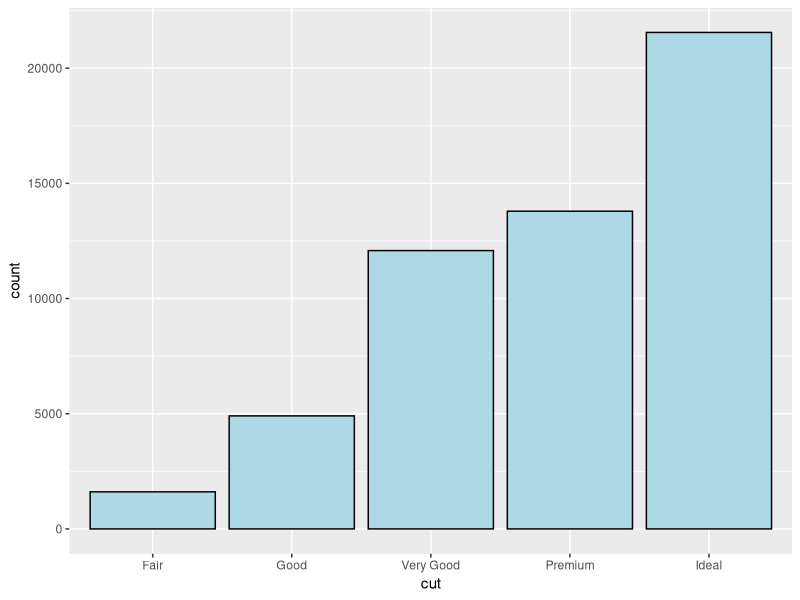
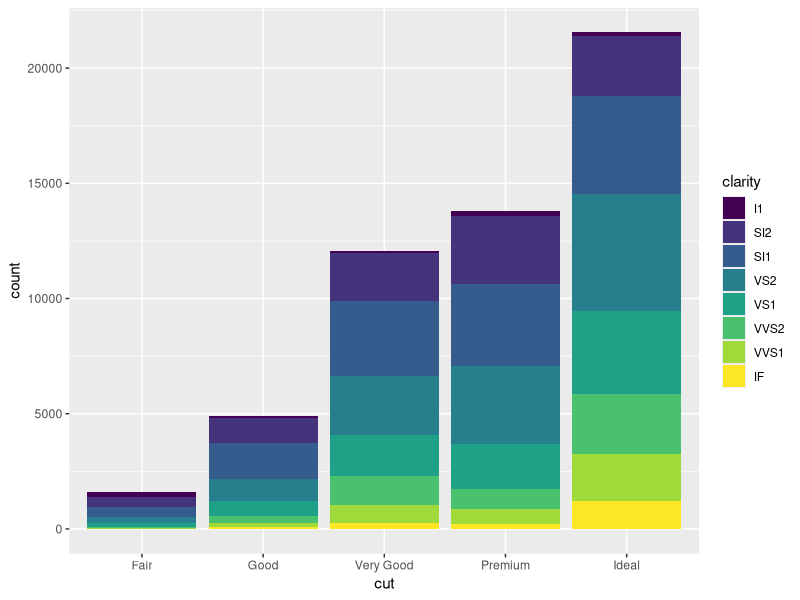
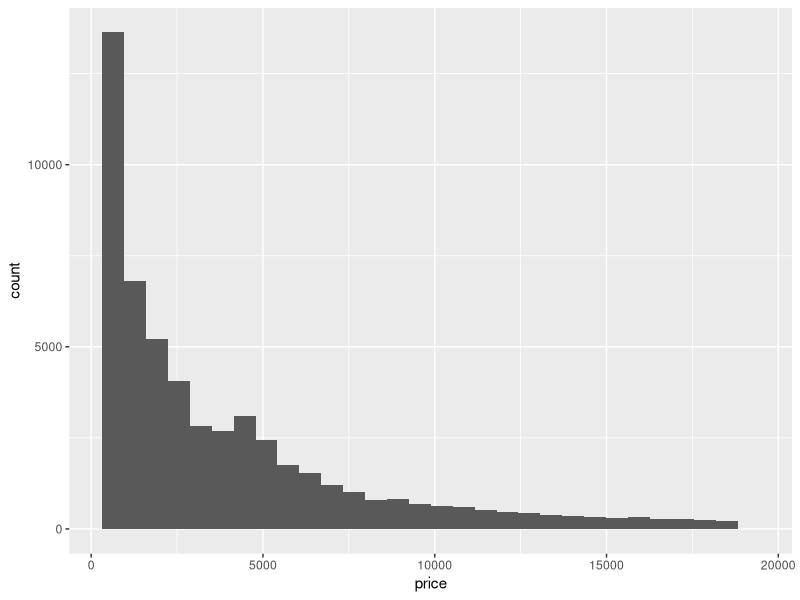
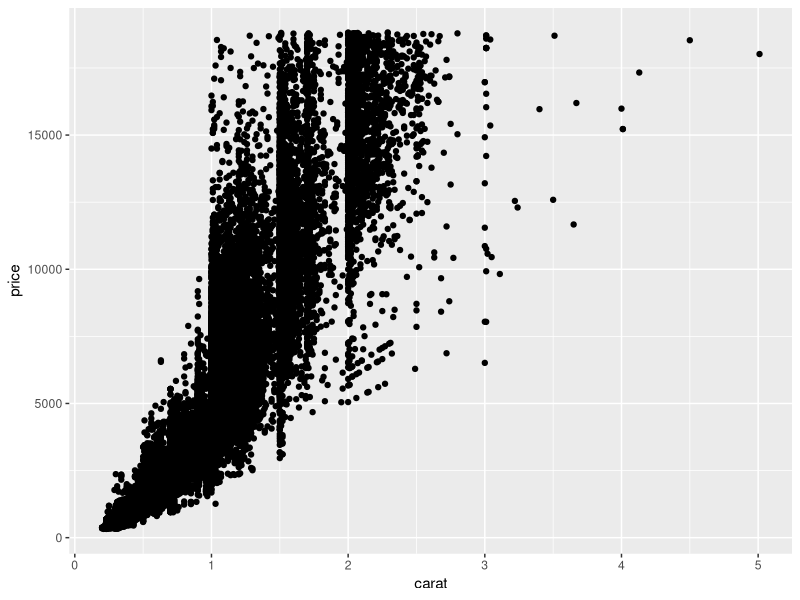
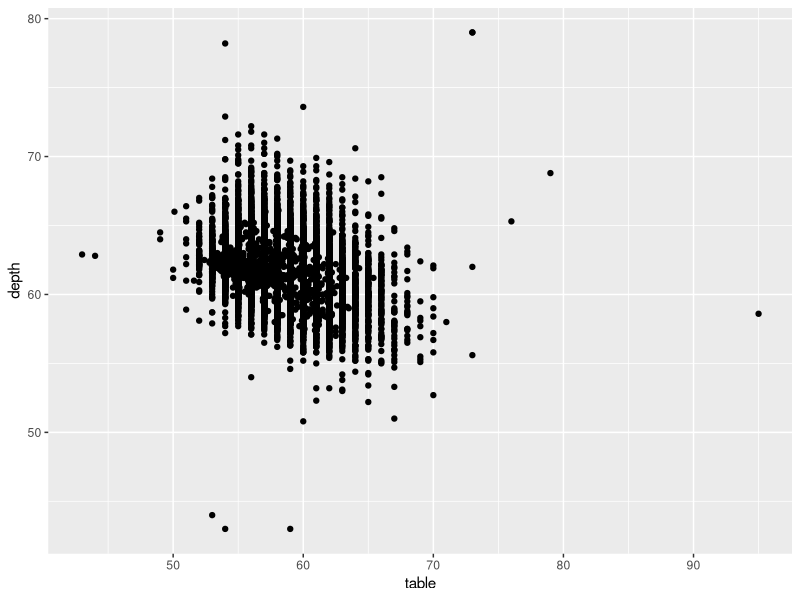
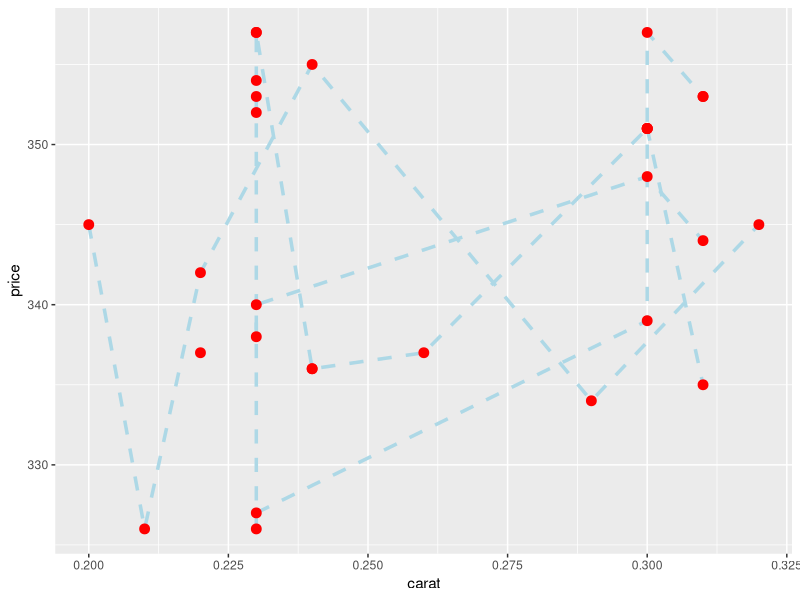
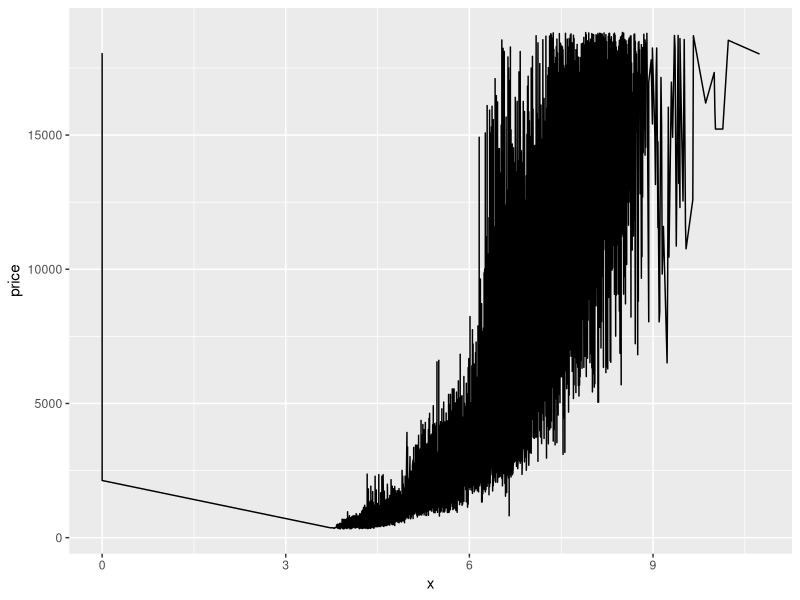
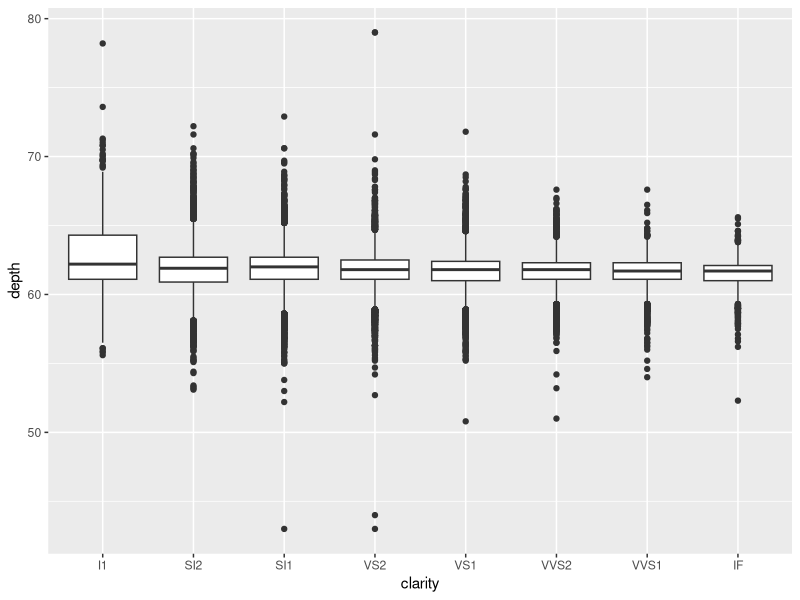

The R script that drew these images, in order:
## ---- chunk 1
library(ggplot2)
diamonds
## ---- chunk 2
rawdate=diamonds
## ---- chunk 3
ggplot(data = rawdate, aes(x= cut)) + geom_bar(fill = "lightblue", colour="black")
## ---- chunk 4
s <- ggplot(data = rawdate, aes(x= cut, fill = clarity))
s + geom_bar()
## ---- chunk 5
ggplot(data = rawdate, aes(x = price)) + geom_histogram()
## ---- chunk 6
ggplot(data = rawdate, aes(x=carat,y = price)) + geom_point()
## ---- chunk 7
ggplot(data = rawdate, aes(x=table,y = depth)) + geom_point()
## ---- chunk 8
gdata <- head(rawdate,30)
s <- ggplot(data = gdata, aes(x=carat,y=price, group=cut)) 
s + geom_line(linetype="dashed", color="lightblue", size=1.2) + geom_point(color="red",size=3)
## ---- chunk 9
ggplot(data = rawdate, aes(x=x, y= price)) + geom_line()
## ---- chunk 10
ggplot(rawdate, aes(x=clarity, y=depth)) +
geom_boxplot()
## ---- chunk 11

## ---- chunk 12
gdata <- head(rawdate,100)
g <- ggplot(gdata, aes(x=cut, y=price)) 
g + geom_count(col="tomato3")
## ---- chunk 13

